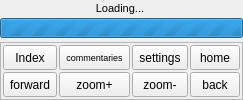
     <widget class="QWidget" name="displaypage">
      <layout class="QVBoxLayout" name="verticalLayout_3">
       <property name="spacing">
        <number>1</number>
       </property>
       <property name="margin">
        <number>0</number>
       </property>
       <item>
        <widget class="QFrame" name="displayArea">
         <property name="layoutDirection">
          <enum>Qt::RightToLeft</enum>
         </property>
         <layout class="QVBoxLayout" name="verticalLayout_14">
          <property name="spacing">
           <number>1</number>
          </property>
          <property name="margin">
           <number>0</number>
          </property>
          <item>
           <layout class="QHBoxLayout" name="horizontalLayout_2">
            <item>
             <widget class="QLabel" name="bookNameLBL">
              <property name="sizePolicy">
               <sizepolicy hsizetype="MinimumExpanding" vsizetype="Maximum">
                <horstretch>0</horstretch>
                <verstretch>0</verstretch>
               </sizepolicy>
              </property>
              <property name="minimumSize">
               <size>
                <width>100</width>
                <height>0</height>
               </size>
              </property>
              <property name="font">
               <font>
                <pointsize>8</pointsize>
               </font>
              </property>
              <property name="text">
               <string>Loading... </string>
              </property>
              <property name="textFormat">
               <enum>Qt::AutoText</enum>
              </property>
              <property name="alignment">
               <set>Qt::AlignCenter</set>
              </property>
             </widget>
            </item>
           </layout>
          </item>
          <item>
           <widget class="QProgressBar" name="loadBar">
            <property name="maximumSize">
             <size>
              <width>16777215</width>
              <height>20</height>
             </size>
            </property>
            <property name="layoutDirection">
             <enum>Qt::LeftToRight</enum>
            </property>
            <property name="styleSheet">
             <string notr="true"/>
            </property>
            <property name="maximum">
             <number>0</number>
            </property>
            <property name="value">
             <number>-1</number>
            </property>
            <property name="textVisible">
             <bool>true</bool>
            </property>
            <property name="invertedAppearance">
             <bool>false</bool>
            </property>
            <property name="format">
             <string extracomment="loading">%p%</string>
            </property>
           </widget>
          </item>
         </layout>
        </widget>
       </item>
       <item>
        <widget class="QFrame" name="dispalyMenu">
         <property name="sizePolicy">
          <sizepolicy hsizetype="Preferred" vsizetype="Maximum">
           <horstretch>0</horstretch>
           <verstretch>0</verstretch>
          </sizepolicy>
         </property>
         <property name="palette">
          <palette>
           <active>
            <colorrole role="WindowText">
             <brush brushstyle="SolidPattern">
              <color alpha="255">
               <red>40</red>
               <green>19</green>
               <blue>1</blue>
              </color>
             </brush>
            </colorrole>
            <colorrole role="Text">
             <brush brushstyle="SolidPattern">
              <color alpha="255">
               <red>40</red>
               <green>19</green>
               <blue>1</blue>
              </color>
             </brush>
            </colorrole>
            <colorrole role="ButtonText">
             <brush brushstyle="SolidPattern">
              <color alpha="255">
               <red>40</red>
               <green>19</green>
               <blue>1</blue>
              </color>
             </brush>
            </colorrole>
           </active>
           <inactive>
            <colorrole role="WindowText">
             <brush brushstyle="SolidPattern">
              <color alpha="255">
               <red>40</red>
               <green>19</green>
               <blue>1</blue>
              </color>
             </brush>
            </colorrole>
            <colorrole role="Text">
             <brush brushstyle="SolidPattern">
              <color alpha="255">
               <red>40</red>
               <green>19</green>
               <blue>1</blue>
              </color>
             </brush>
            </colorrole>
            <colorrole role="ButtonText">
             <brush brushstyle="SolidPattern">
              <color alpha="255">
               <red>40</red>
               <green>19</green>
               <blue>1</blue>
              </color>
             </brush>
            </colorrole>
           </inactive>
           <disabled>
            <colorrole role="WindowText">
             <brush brushstyle="SolidPattern">
              <color alpha="255">
               <red>40</red>
               <green>19</green>
               <blue>1</blue>
              </color>
             </brush>
            </colorrole>
            <colorrole role="Text">
             <brush brushstyle="SolidPattern">
              <color alpha="255">
               <red>40</red>
               <green>19</green>
               <blue>1</blue>
              </color>
             </brush>
            </colorrole>
            <colorrole role="ButtonText">
             <brush brushstyle="SolidPattern">
              <color alpha="255">
               <red>40</red>
               <green>19</green>
               <blue>1</blue>
              </color>
             </brush>
            </colorrole>
           </disabled>
          </palette>
         </property>
         <property name="styleSheet">
          <string notr="true">font: 9pt;</string>
         </property>
         <property name="frameShape">
          <enum>QFrame::StyledPanel</enum>
         </property>
         <property name="frameShadow">
          <enum>QFrame::Plain</enum>
         </property>
         <property name="lineWidth">
          <number>1</number>
         </property>
         <layout class="QGridLayout" name="gridLayout_2">
          <property name="margin">
           <number>2</number>
          </property>
          <property name="spacing">
           <number>2</number>
          </property>
          <item row="1" column="3">
           <widget class="QToolButton" name="toIndexMenuBTN">
            <property name="sizePolicy">
             <sizepolicy hsizetype="Preferred" vsizetype="Preferred">
              <horstretch>0</horstretch>
              <verstretch>0</verstretch>
             </sizepolicy>
            </property>
            <property name="minimumSize">
             <size>
              <width>50</width>
              <height>25</height>
             </size>
            </property>
            <property name="font">
             <font>
              <pointsize>9</pointsize>
              <weight>50</weight>
              <bold>false</bold>
             </font>
            </property>
            <property name="autoFillBackground">
             <bool>false</bool>
            </property>
            <property name="text">
             <string>Index</string>
            </property>
            <property name="icon">
             <iconset resource="Orayta.qrc">
              <normaloff>:/Icons/arrow-up.png</normaloff>:/Icons/arrow-up.png</iconset>
            </property>
            <property name="iconSize">
             <size>
              <width>50</width>
              <height>50</height>
             </size>
            </property>
            <property name="toolButtonStyle">
             <enum>Qt::ToolButtonTextUnderIcon</enum>
            </property>
            <property name="autoRaise">
             <bool>false</bool>
            </property>
           </widget>
          </item>
          <item row="1" column="8">
           <widget class="QToolButton" name="toMainMenuBTN">
            <property name="sizePolicy">
             <sizepolicy hsizetype="Preferred" vsizetype="Preferred">
              <horstretch>0</horstretch>
              <verstretch>0</verstretch>
             </sizepolicy>
            </property>
            <property name="minimumSize">
             <size>
              <width>50</width>
              <height>25</height>
             </size>
            </property>
            <property name="font">
             <font>
              <pointsize>9</pointsize>
              <weight>50</weight>
              <bold>false</bold>
             </font>
            </property>
            <property name="text">
             <string>home</string>
            </property>
            <property name="icon">
             <iconset resource="Orayta.qrc">
              <normaloff>:/Icons/go-home.png</normaloff>:/Icons/go-home.png</iconset>
            </property>
            <property name="iconSize">
             <size>
              <width>50</width>
              <height>50</height>
             </size>
            </property>
            <property name="toolButtonStyle">
             <enum>Qt::ToolButtonTextUnderIcon</enum>
            </property>
            <property name="autoRaise">
             <bool>false</bool>
            </property>
           </widget>
          </item>
          <item row="1" column="4">
           <widget class="QToolButton" name="mixedSelectBTN">
            <property name="sizePolicy">
             <sizepolicy hsizetype="Preferred" vsizetype="Preferred">
              <horstretch>0</horstretch>
              <verstretch>0</verstretch>
             </sizepolicy>
            </property>
            <property name="minimumSize">
             <size>
              <width>50</width>
              <height>19</height>
             </size>
            </property>
            <property name="font">
             <font>
              <pointsize>7</pointsize>
              <weight>50</weight>
              <bold>false</bold>
             </font>
            </property>
            <property name="styleSheet">
             <string notr="true">font: 7pt;</string>
            </property>
            <property name="text">
             <string>commentaries</string>
            </property>
            <property name="icon">
             <iconset resource="Orayta.qrc">
              <normaloff>:/Icons/bookcase.png</normaloff>:/Icons/bookcase.png</iconset>
            </property>
            <property name="iconSize">
             <size>
              <width>50</width>
              <height>50</height>
             </size>
            </property>
            <property name="toolButtonStyle">
             <enum>Qt::ToolButtonTextUnderIcon</enum>
            </property>
            <property name="autoRaise">
             <bool>false</bool>
            </property>
           </widget>
          </item>
          <item row="2" column="4">
           <widget class="QToolButton" name="ZoomInBTN">
            <property name="sizePolicy">
             <sizepolicy hsizetype="Preferred" vsizetype="Preferred">
              <horstretch>0</horstretch>
              <verstretch>0</verstretch>
             </sizepolicy>
            </property>
            <property name="minimumSize">
             <size>
              <width>50</width>
              <height>25</height>
             </size>
            </property>
            <property name="font">
             <font>
              <pointsize>9</pointsize>
              <weight>50</weight>
              <bold>false</bold>
             </font>
            </property>
            <property name="text">
             <string>zoom+</string>
            </property>
            <property name="icon">
             <iconset resource="Orayta.qrc">
              <normaloff>:/Icons/zoom-in.png</normaloff>:/Icons/zoom-in.png</iconset>
            </property>
            <property name="iconSize">
             <size>
              <width>50</width>
              <height>50</height>
             </size>
            </property>
            <property name="toolButtonStyle">
             <enum>Qt::ToolButtonTextUnderIcon</enum>
            </property>
            <property name="autoRaise">
             <bool>false</bool>
            </property>
           </widget>
          </item>
          <item row="1" column="5">
           <widget class="QToolButton" name="settingsMenuBTN">
            <property name="sizePolicy">
             <sizepolicy hsizetype="Preferred" vsizetype="Preferred">
              <horstretch>0</horstretch>
              <verstretch>0</verstretch>
             </sizepolicy>
            </property>
            <property name="minimumSize">
             <size>
              <width>50</width>
              <height>25</height>
             </size>
            </property>
            <property name="font">
             <font>
              <pointsize>9</pointsize>
              <weight>50</weight>
              <bold>false</bold>
             </font>
            </property>
            <property name="text">
             <string>settings</string>
            </property>
            <property name="icon">
             <iconset resource="Orayta.qrc">
              <normaloff>:/Icons/configure.png</normaloff>:/Icons/configure.png</iconset>
            </property>
            <property name="iconSize">
             <size>
              <width>50</width>
              <height>50</height>
             </size>
            </property>
            <property name="toolButtonStyle">
             <enum>Qt::ToolButtonTextUnderIcon</enum>
            </property>
            <property name="autoRaise">
             <bool>false</bool>
            </property>
           </widget>
          </item>
          <item row="2" column="5">
           <widget class="QToolButton" name="ZoomOutBTN">
            <property name="sizePolicy">
             <sizepolicy hsizetype="Preferred" vsizetype="Preferred">
              <horstretch>0</horstretch>
              <verstretch>0</verstretch>
             </sizepolicy>
            </property>
            <property name="minimumSize">
             <size>
              <width>50</width>
              <height>25</height>
             </size>
            </property>
            <property name="font">
             <font>
              <pointsize>9</pointsize>
              <weight>50</weight>
              <bold>false</bold>
             </font>
            </property>
            <property name="autoFillBackground">
             <bool>false</bool>
            </property>
            <property name="text">
             <string>zoom-</string>
            </property>
            <property name="icon">
             <iconset resource="Orayta.qrc">
              <normaloff>:/Icons/zoom-out.png</normaloff>:/Icons/zoom-out.png</iconset>
            </property>
            <property name="iconSize">
             <size>
              <width>50</width>
              <height>50</height>
             </size>
            </property>
            <property name="toolButtonStyle">
             <enum>Qt::ToolButtonTextUnderIcon</enum>
            </property>
            <property name="autoRaise">
             <bool>false</bool>
            </property>
           </widget>
          </item>
          <item row="2" column="3">
           <widget class="QToolButton" name="forwardBTN">
            <property name="sizePolicy">
             <sizepolicy hsizetype="Preferred" vsizetype="Preferred">
              <horstretch>0</horstretch>
              <verstretch>0</verstretch>
             </sizepolicy>
            </property>
            <property name="minimumSize">
             <size>
              <width>50</width>
              <height>25</height>
             </size>
            </property>
            <property name="font">
             <font>
              <pointsize>9</pointsize>
              <weight>50</weight>
              <bold>false</bold>
             </font>
            </property>
            <property name="autoFillBackground">
             <bool>false</bool>
            </property>
            <property name="text">
             <string>forward</string>
            </property>
            <property name="icon">
             <iconset resource="Orayta.qrc">
              <normaloff>:/Icons/go-previous.png</normaloff>:/Icons/go-previous.png</iconset>
            </property>
            <property name="iconSize">
             <size>
              <width>50</width>
              <height>50</height>
             </size>
            </property>
            <property name="toolButtonStyle">
             <enum>Qt::ToolButtonTextUnderIcon</enum>
            </property>
            <property name="autoRaise">
             <bool>false</bool>
            </property>
           </widget>
          </item>
          <item row="2" column="8">
           <widget class="QToolButton" name="backBTN">
            <property name="sizePolicy">
             <sizepolicy hsizetype="Preferred" vsizetype="Preferred">
              <horstretch>0</horstretch>
              <verstretch>0</verstretch>
             </sizepolicy>
            </property>
            <property name="minimumSize">
             <size>
              <width>50</width>
              <height>25</height>
             </size>
            </property>
            <property name="font">
             <font>
              <pointsize>9</pointsize>
              <weight>50</weight>
              <bold>false</bold>
             </font>
            </property>
            <property name="autoFillBackground">
             <bool>false</bool>
            </property>
            <property name="text">
             <string>back</string>
            </property>
            <property name="icon">
             <iconset resource="Orayta.qrc">
              <normaloff>:/Icons/go-next.png</normaloff>:/Icons/go-next.png</iconset>
            </property>
            <property name="iconSize">
             <size>
              <width>50</width>
              <height>50</height>
             </size>
            </property>
            <property name="toolButtonStyle">
             <enum>Qt::ToolButtonTextUnderIcon</enum>
            </property>
            <property name="autoRaise">
             <bool>false</bool>
            </property>
           </widget>
          </item>
         </layout>
        </widget>
       </item>
      </layout>
     </widget>
